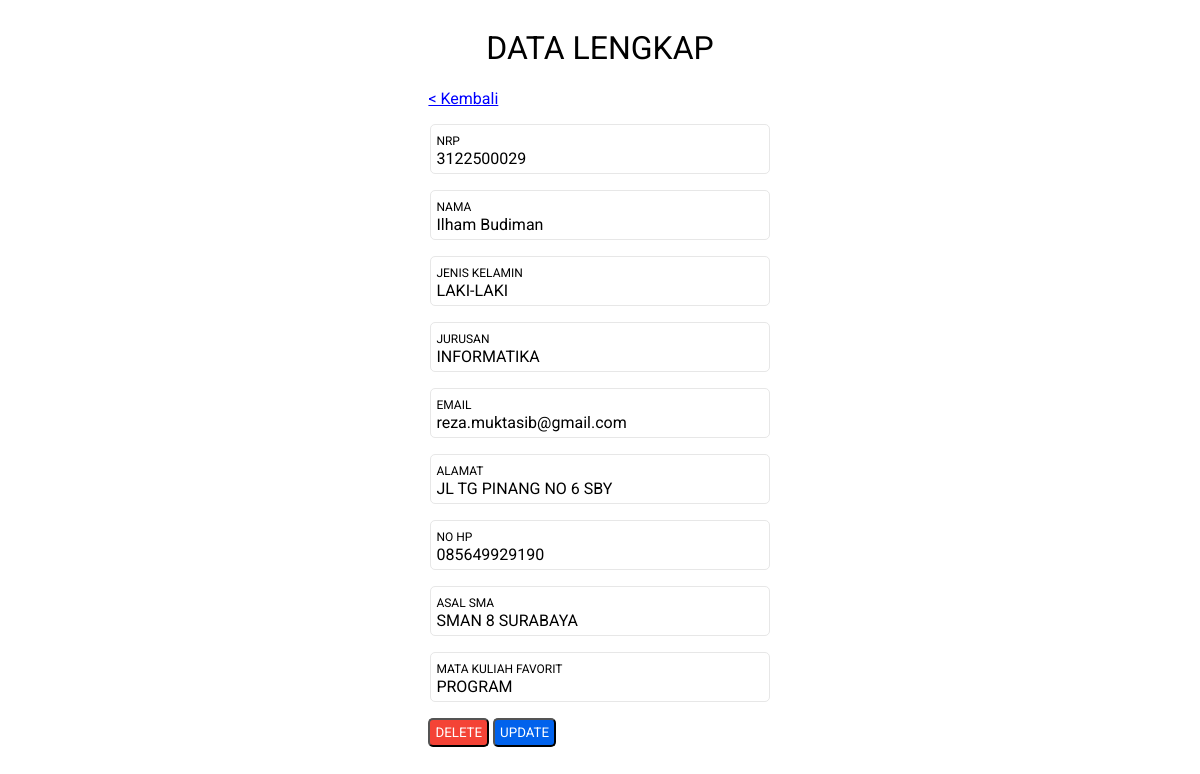
Page /tampil.php?id=28 on the committed database.
### tables this page shows
CREATE TABLE `tb_mahasiswa` (
  `ID` int(11) NOT NULL,
  `NRP` varchar(20) NOT NULL,
  `NAMA` varchar(30) NOT NULL,
  `GENDER` tinyint(1) NOT NULL,
  `JURUSAN` varchar(30) NOT NULL,
  `EMAIL` varchar(50) NOT NULL,
  `ALAMAT` text NOT NULL,
  `HP` varchar(15) NOT NULL,
  `SMA` varchar(30) NOT NULL,
  `F_MATKUL` varchar(30) NOT NULL
);

### tampil.php (the view, shortened to what this page needs)
<?php
include 'db.php';
$d = mysqli_query($conn,"SELECT * FROM `tb_mahasiswa` WHERE ID = '".$_GET['id']."'");
if(mysqli_num_rows($d)){
    $data = mysqli_fetch_array($d);
    ?>
<!DOCTYPE html>
<html lang="en">
    <head>
</head>
<body>
    <div class="main">
    <div class="" style="width: 30%;">
        <h1 style="text-align:center">DATA LENGKAP</h1>
        <a style="color: blue;"href="index.php">< Kembali</a><br>
        <legend>
            <p><b>NRP</b><br><?=$data[1]; ?></p>
            <p><b>NAMA</b><br><?=$data[2]; ?></p>
            <p><b>JENIS KELAMIN</b><br><?php if($data[3])echo "LAKI-LAKI";else echo "PEREMPUAN"; ?></p>
            <p><b>JURUSAN</b><br><?=$data[4]; ?></p>
            <p><b>EMAIL</b><br><?=$data[5]; ?></p>
            <p><b>ALAMAT</b><br><?=$data[6]; ?></p>
            <p><b>NO HP</b><br><?=$data[7]; ?></p>
            <p><b>ASAL SMA</b><br><?=$data[8]; ?></p>
            <p><b>MATA KULIAH FAVORIT</b><br><?=$data[9]; ?></p>
        </legend>
    <button onclick="confirmHapus('proses-hapus.php?id=<?php echo $data[0]?>')" style="background-color: #f44336; color: white; border-radius: 5px; padding: 5px;">DELETE</button>
    <button onclick="update()" style="background-color: #0162EC; color: white; border-radius: 5px; padding: 5px;">UPDATE</button>
    <?php
}else echo '<script>window.location="index.php"</script>';
?>
    </div>
    </div>
</body>
</html>

### tampil.php (style rules this page uses)
* { background-color: var(--bgBlack); color: var(--hitam); font-family: 'Roboto', sans-serif; font-weight: 400; }
.main { display: flex; justify-content: center; align-items:center; margin: 0px 20px; }
.main p { border: 1px solid #E7E7E7; border-radius: 5px; padding: 5px; }
.main p b { font-size: 12px; }

### rows in the picture
tb_mahasiswa: NRP "3122500029", NAMA "Ilham Budiman", JURUSAN "INFORMATIKA", EMAIL "reza.muktasib@gmail.com", ALAMAT "JL TG PINANG NO 6 SBY", HP "085649929190", SMA "SMAN 8 SURABAYA", F_MATKUL "PROGRAM"
